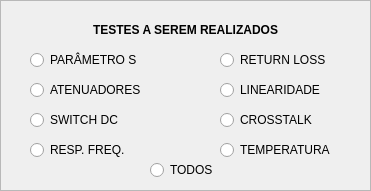
   <widget class="QFrame" name="frame_3">
    <property name="geometry">
     <rect>
      <x>30</x>
      <y>320</y>
      <width>371</width>
      <height>191</height>
     </rect>
    </property>
    <property name="frameShape">
     <enum>QFrame::StyledPanel</enum>
    </property>
    <property name="frameShadow">
     <enum>QFrame::Raised</enum>
    </property>
    <widget class="QLabel" name="label_20">
     <property name="geometry">
      <rect>
       <x>0</x>
       <y>20</y>
       <width>371</width>
       <height>20</height>
      </rect>
     </property>
     <property name="text">
      <string>&lt;html&gt;&lt;head/&gt;&lt;body&gt;&lt;p align=&quot;center&quot;&gt;&lt;span style=&quot; font-weight:600;&quot;&gt;TESTES A SEREM REALIZADOS&lt;/span&gt;&lt;/p&gt;&lt;/body&gt;&lt;/html&gt;</string>
     </property>
    </widget>
    <widget class="QRadioButton" name="PARAMETRO_S">
     <property name="geometry">
      <rect>
       <x>30</x>
       <y>50</y>
       <width>131</width>
       <height>20</height>
      </rect>
     </property>
     <property name="text">
      <string>PARÂMETRO S</string>
     </property>
     <property name="autoExclusive">
      <bool>false</bool>
     </property>
    </widget>
    <widget class="QRadioButton" name="ATENUADORES">
     <property name="geometry">
      <rect>
       <x>30</x>
       <y>80</y>
       <width>131</width>
       <height>20</height>
      </rect>
     </property>
     <property name="text">
      <string>ATENUADORES</string>
     </property>
     <property name="autoExclusive">
      <bool>false</bool>
     </property>
    </widget>
    <widget class="QRadioButton" name="SWITCH_DC">
     <property name="geometry">
      <rect>
       <x>30</x>
       <y>110</y>
       <width>131</width>
       <height>20</height>
      </rect>
     </property>
     <property name="text">
      <string>SWITCH DC</string>
     </property>
     <property name="autoExclusive">
      <bool>false</bool>
     </property>
    </widget>
    <widget class="QRadioButton" name="FREQ_RESP">
     <property name="geometry">
      <rect>
       <x>30</x>
       <y>140</y>
       <width>131</width>
       <height>20</height>
      </rect>
     </property>
     <property name="text">
      <string>RESP. FREQ.</string>
     </property>
     <property name="autoExclusive">
      <bool>false</bool>
     </property>
    </widget>
    <widget class="QRadioButton" name="TEMPERATURA">
     <property name="geometry">
      <rect>
       <x>220</x>
       <y>140</y>
       <width>131</width>
       <height>20</height>
      </rect>
     </property>
     <property name="text">
      <string>TEMPERATURA</string>
     </property>
     <property name="autoExclusive">
      <bool>false</bool>
     </property>
    </widget>
    <widget class="QRadioButton" name="LINEARIDADE">
     <property name="geometry">
      <rect>
       <x>220</x>
       <y>80</y>
       <width>131</width>
       <height>20</height>
      </rect>
     </property>
     <property name="text">
      <string>LINEARIDADE</string>
     </property>
     <property name="autoExclusive">
      <bool>false</bool>
     </property>
    </widget>
    <widget class="QRadioButton" name="CROSSTALK">
     <property name="geometry">
      <rect>
       <x>220</x>
       <y>110</y>
       <width>131</width>
       <height>20</height>
      </rect>
     </property>
     <property name="text">
      <string>CROSSTALK</string>
     </property>
     <property name="autoExclusive">
      <bool>false</bool>
     </property>
    </widget>
    <widget class="QRadioButton" name="RETURN_LOSS">
     <property name="geometry">
      <rect>
       <x>220</x>
       <y>50</y>
       <width>131</width>
       <height>20</height>
      </rect>
     </property>
     <property name="text">
      <string>RETURN LOSS</string>
     </property>
     <property name="autoExclusive">
      <bool>false</bool>
     </property>
    </widget>
    <widget class="QRadioButton" name="ALL_TESTS">
     <property name="geometry">
      <rect>
       <x>150</x>
       <y>160</y>
       <width>81</width>
       <height>20</height>
      </rect>
     </property>
     <property name="text">
      <string>TODOS</string>
     </property>
     <property name="checked">
      <bool>false</bool>
     </property>
     <property name="autoRepeat">
      <bool>false</bool>
     </property>
    </widget>
   </widget>
